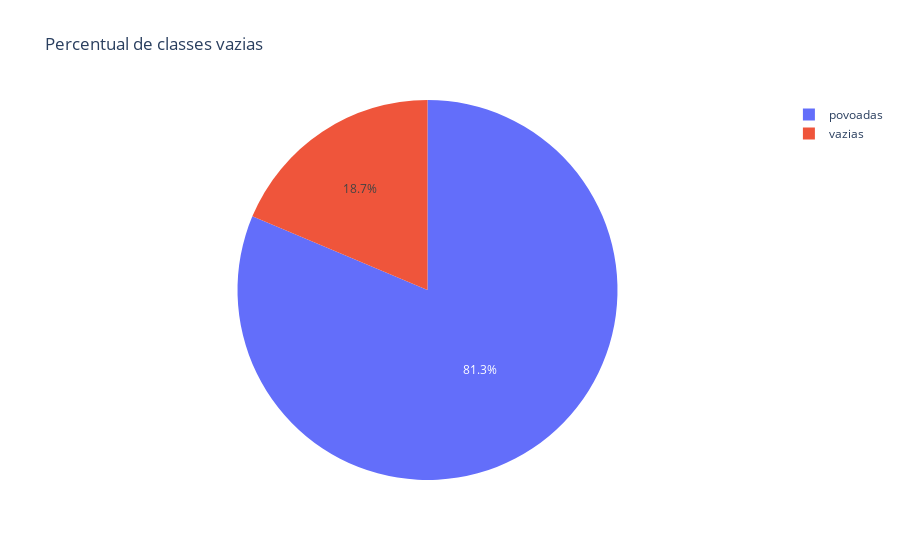

Notebook code cell kept with this figure:
### Code cell
p = {'vazias':d2[d2['triplas']==0].shape[0],'povoadas':d2.shape[0]-d2[d2['triplas']==0].shape[0]}
p=pd.DataFrame([p]).T.reset_index().rename(columns={0:'qtd','index':'tipo'})
fig = px.pie(p,values='qtd', names='tipo', title='Percentual de classes vazias')
fig.show()

### Figure 1 — Plotly figure (JSON) as saved in the notebook; plotly's stock layout.template omitted (floating-point values rounded to 4 significant figures)
{"data": [{"domain": {"x": [0, 1], "y": [0, 1]}, "hovertemplate": "tipo=%{label}<br>qtd=%{value}<extra></extra>", "labels": ["vazias", "povoadas"], "legendgroup": "", "name": "", "showlegend": true, "type": "pie", "values": [28, 122]}], "layout": {"legend": {"tracegroupgap": 0}, "title": {"text": "Percentual de classes vazias"}}}
